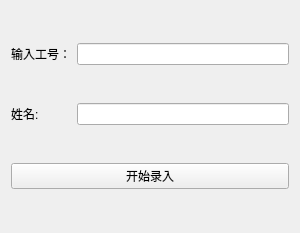
<?xml version="1.0" encoding="UTF-8"?>
<ui version="4.0">
 <class>VerityFace</class>
 <widget class="QWidget" name="VerityFace">
  <property name="geometry">
   <rect>
    <x>0</x>
    <y>0</y>
    <width>300</width>
    <height>233</height>
   </rect>
  </property>
  <property name="windowTitle">
   <string>Form</string>
  </property>
  <layout class="QGridLayout" name="gridLayout">
   <item row="0" column="0">
    <widget class="QLabel" name="label">
     <property name="text">
      <string>输入工号：</string>
     </property>
    </widget>
   </item>
   <item row="0" column="1">
    <widget class="QLineEdit" name="lineEdit_Num"/>
   </item>
   <item row="1" column="0">
    <widget class="QLabel" name="label_2">
     <property name="text">
      <string>姓名:</string>
     </property>
    </widget>
   </item>
   <item row="1" column="1">
    <widget class="QLineEdit" name="lineEdit_Name"/>
   </item>
   <item row="2" column="0" colspan="2">
    <widget class="QPushButton" name="pushButton_Sure">
     <property name="text">
      <string>开始录入</string>
     </property>
    </widget>
   </item>
  </layout>
 </widget>
 <resources/>
 <connections/>
</ui>
